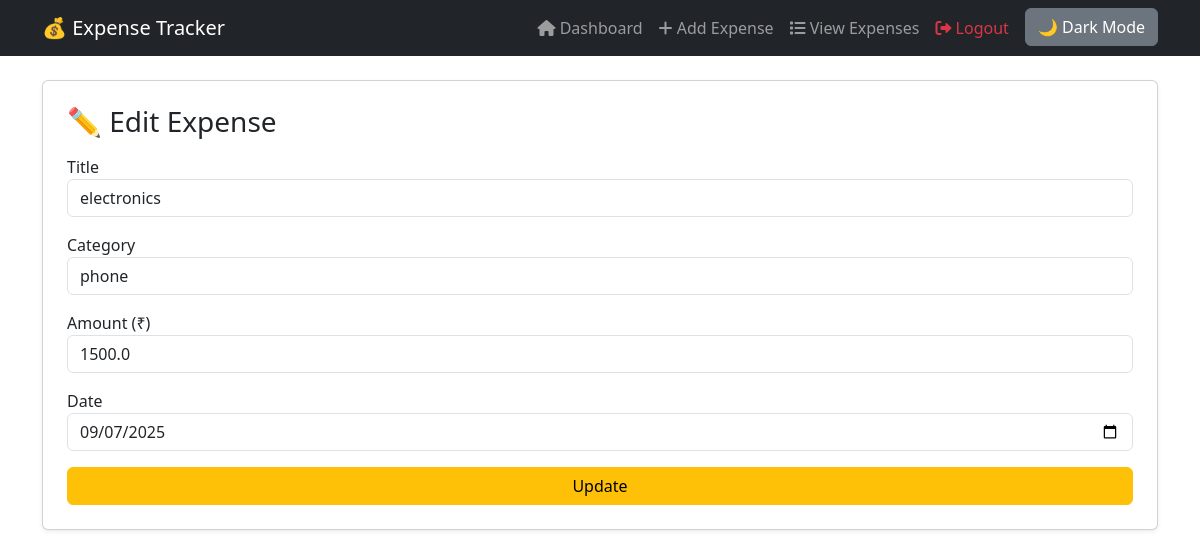
Page /edit_expense/5 (signed in) on the committed database.
### models.py (models this page shows, shortened)
class Expense(db.Model):
    __tablename__ = 'expenses'
    id = db.Column(db.Integer, primary_key=True)
    title = db.Column(db.String(100), nullable=True)
    description = db.Column(db.String(200), nullable=True)
    amount = db.Column(db.Float, nullable=False)
    category = db.Column(db.String(50), nullable=False)
    date = db.Column(db.Date, default=datetime.utcnow)
    user_id = db.Column(db.Integer, db.ForeignKey('users.id'), nullable=False)

### routes.py (the view, shortened to what this page needs)
@main_routes.route("/edit_expense/<int:expense_id>", methods=["GET", "POST"])
@login_required
def edit_expense(expense_id):
    expense = Expense.query.get_or_404(expense_id)
    if expense.user_id != current_user.id:
        flash("❌ Not authorized!", "danger")
        return redirect(url_for("main.dashboard"))
    return render_template("edit_expense.html", expense=expense)

### templates/edit_expense.html (shortened to what this page needs)
{% extends "base.html" %}
{% block content %}
<div class="card p-4 shadow-sm">
    <h3 class="mb-3">✏️ Edit Expense</h3>
    <form method="POST">
        <div class="mb-3">
            <label>Title</label>
            <input type="text" name="title" value="{{ expense.title }}" class="form-control" required>
        </div>
        <div class="mb-3">
            <label>Category</label>
            <input type="text" name="category" value="{{ expense.category }}" class="form-control" required>
        </div>
        <div class="mb-3">
            <label>Amount (₹)</label>
            <input type="number" step="0.01" name="amount" value="{{ expense.amount }}" class="form-control" required>
        </div>
        <div class="mb-3">
            <label>Date</label>
            <input type="date" name="date" value="{{ expense.date.strftime('%Y-%m-%d') }}" class="form-control" required>
        </div>
        <button class="btn btn-warning w-100">Update</button>
    </form>
</div>
{% endblock %}

### rows in the picture
Expense: title "electronics", category "phone", amount "1500.0", date "09/07/2025"
